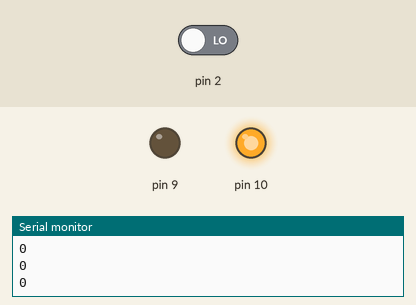
Recording of a sketch running on a simulated Arduino Uno, built with avr-gcc and run on an emulated ATmega328P. On the bench: output pins drawn as LEDs (lit = HIGH), the last lines printed to the serial monitor. The test bench sets the inputs (shaded band); at power-on: pin 2 LOW.

Above: at 1.2 s.
1.3 s: pin 2 driven HIGH
At 2.0 s:
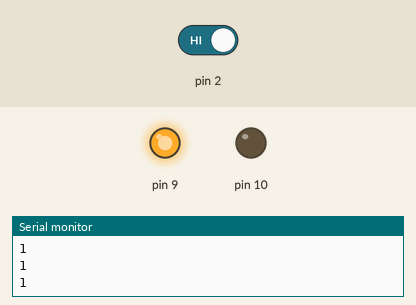
2.9 s: pin 2 driven LOW
At 4.5 s:
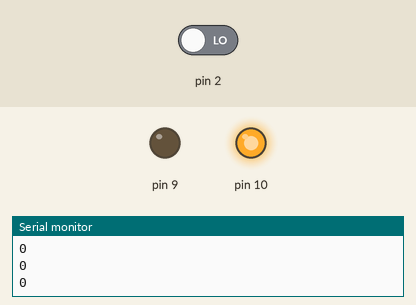
Timing chart, 0 to 6.0 s (numbered marks = the images above; inputs shaded):
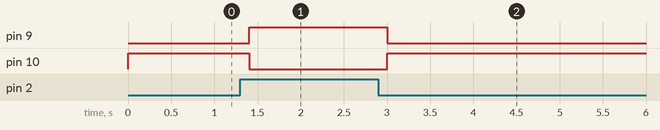

Measured:
- after the input at 1.3 s, pin 9: LOW → HIGH after 0.10 s; pin 10: HIGH → LOW after 0.10 s
- after the input at 2.9 s, pin 9: HIGH → LOW after 0.10 s; pin 10: LOW → HIGH after 0.10 s

The sketch:

WS-4.2_arduino.ino
```cpp
//Experiment 4

int val = 0;

void setup(){
  Serial.begin(9600);
  pinMode(2, INPUT);
  pinMode(9, OUTPUT);
  pinMode(10, OUTPUT);
  digitalWrite(10, HIGH);
}

void loop(){
  val = digitalRead(2);
  Serial.println(val);
  delay(100);

  if(val==1){
    digitalWrite(9, HIGH);
    digitalWrite(10, LOW);
  }
  else{
    digitalWrite(9, LOW);
    digitalWrite(10, HIGH);
  }
}
```
